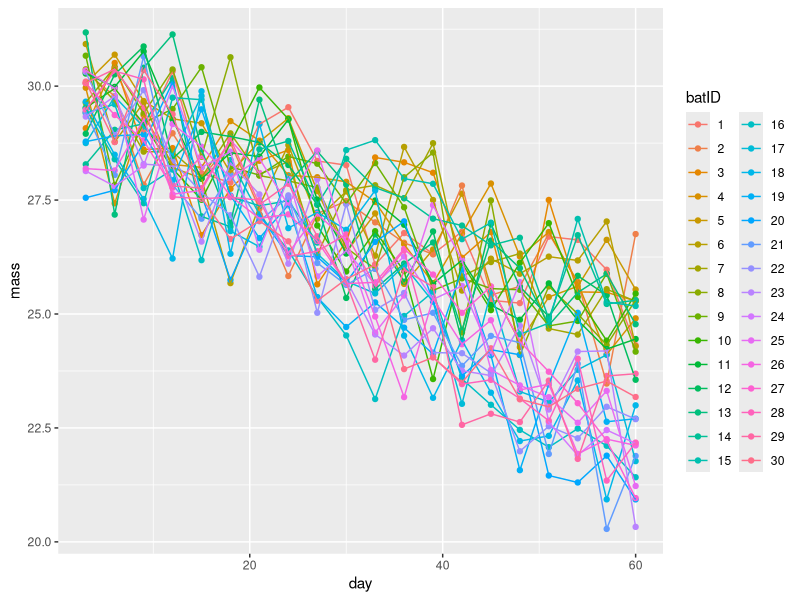

Generate this figure with R:
library(glmmTMB)
library(dplyr)
library(tidyverse)

#This is the example from lecture
set.seed(101)

nGroup <- 15
nBats <- nGroup*2

batID <- as.factor(1:nBats) ## JD: Make this look less like a number with paste()
day <- seq(3, 60, by=3)
treatment <- as.factor(rep(c("control", "exercise"), each=nGroup))

tdat <- data.frame(batID, treatment)
dat1 <- expand.grid(batID=batID, day=day)
bat_data <- full_join(dat1, tdat, by="batID")

#print(dat)

#flight ability----
##flightTime ~ treatment + day + (day | batID)

## JD: Think about using treatment*day instead; what are the units of that β??
  #RS: ¯\_(ツ)_/¯
correlation <- (-0.99) / (sqrt(1 + (-0.99^2)))
#correlation

mass_data <- simulate_new( ~ 1  + day + treatment:day, 
                   nsim = 1,
                   family = "gaussian",
                   newdata = bat_data,
                   newparams = list(
                     beta = c(30, (-5/60), -0.05),  #when I change this from 0, the treatment group increases in mass? when it's set at 0, it also looks crazy 
                     theta = c(log(c(5, (0.5/60))), correlation), 
                     betad = log(1) #making this smaller makes variation smaller
                   )
)

bat_data$mass <- mass_data[[1]]

fit <- glmmTMB(mass ~ 1  + day + treatment:day
               , data=bat_data
               , family = "gaussian"
)

summary(fit)
confint(fit)


ggplot(bat_data, aes(x = day, y = mass, colour = batID))  +
      geom_point() +
      geom_line()
#LOL WHAT IS THAT 
